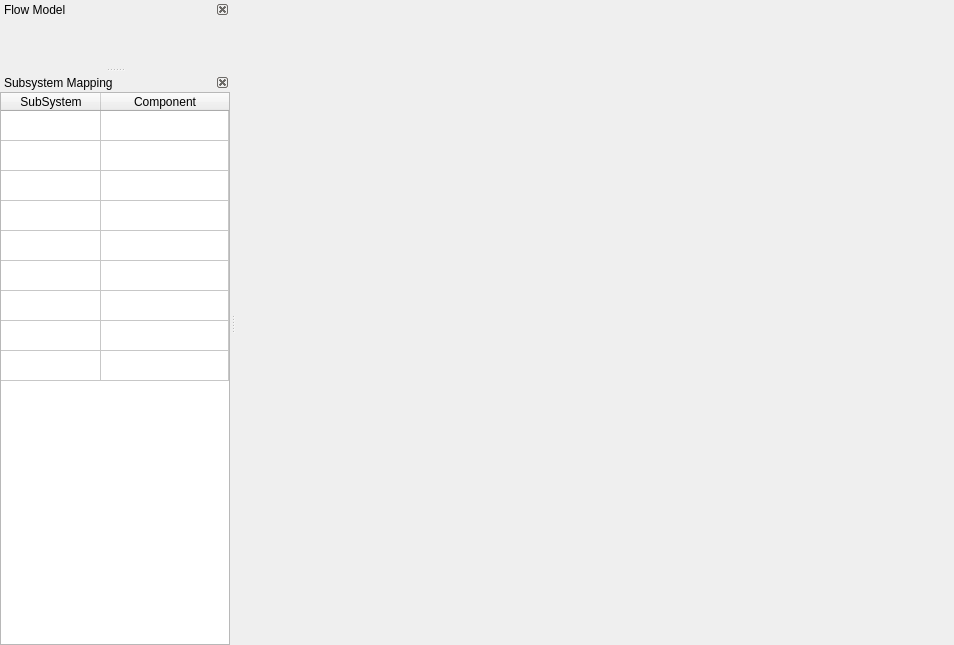
<?xml version="1.0" encoding="UTF-8"?>
<ui version="4.0">
 <class>Model_MainView</class>
 <widget class="QMainWindow" name="Model_MainView">
  <property name="geometry">
   <rect>
    <x>0</x>
    <y>0</y>
    <width>954</width>
    <height>645</height>
   </rect>
  </property>
  <property name="windowTitle">
   <string>Model</string>
  </property>
  <widget class="QWidget" name="centralWidget">
   <layout class="QGridLayout" name="gridLayout">
    <property name="leftMargin">
     <number>0</number>
    </property>
    <property name="topMargin">
     <number>0</number>
    </property>
    <property name="rightMargin">
     <number>0</number>
    </property>
    <property name="bottomMargin">
     <number>0</number>
    </property>
    <item row="0" column="0">
     <layout class="QHBoxLayout" name="hLayoutCentralView">
      <property name="spacing">
       <number>0</number>
      </property>
     </layout>
    </item>
   </layout>
  </widget>
  <widget class="QDockWidget" name="dockWidgetFlowModel">
   <property name="sizePolicy">
    <sizepolicy hsizetype="Preferred" vsizetype="Preferred">
     <horstretch>0</horstretch>
     <verstretch>0</verstretch>
    </sizepolicy>
   </property>
   <property name="minimumSize">
    <size>
     <width>58</width>
     <height>38</height>
    </size>
   </property>
   <property name="styleSheet">
    <string notr="true"/>
   </property>
   <property name="features">
    <set>QDockWidget::DockWidgetClosable|QDockWidget::DockWidgetMovable</set>
   </property>
   <property name="allowedAreas">
    <set>Qt::LeftDockWidgetArea</set>
   </property>
   <property name="windowTitle">
    <string>Flow Model</string>
   </property>
   <attribute name="dockWidgetArea">
    <number>1</number>
   </attribute>
   <widget class="FlowModelsView" name="widgetFlowModels">
    <layout class="QVBoxLayout" name="verticalLayout_2">
     <property name="spacing">
      <number>0</number>
     </property>
     <property name="leftMargin">
      <number>0</number>
     </property>
     <property name="topMargin">
      <number>0</number>
     </property>
     <property name="rightMargin">
      <number>0</number>
     </property>
     <property name="bottomMargin">
      <number>0</number>
     </property>
    </layout>
   </widget>
  </widget>
  <widget class="QDockWidget" name="dockWidgetSubSystemMapping">
   <property name="sizePolicy">
    <sizepolicy hsizetype="Preferred" vsizetype="Preferred">
     <horstretch>0</horstretch>
     <verstretch>0</verstretch>
    </sizepolicy>
   </property>
   <property name="minimumSize">
    <size>
     <width>59</width>
     <height>81</height>
    </size>
   </property>
   <property name="styleSheet">
    <string notr="true"/>
   </property>
   <property name="features">
    <set>QDockWidget::DockWidgetClosable|QDockWidget::DockWidgetMovable</set>
   </property>
   <property name="allowedAreas">
    <set>Qt::LeftDockWidgetArea</set>
   </property>
   <property name="windowTitle">
    <string>Subsystem Mapping</string>
   </property>
   <attribute name="dockWidgetArea">
    <number>1</number>
   </attribute>
   <widget class="QWidget" name="widgetContentsSubSystemMapping">
    <layout class="QVBoxLayout" name="verticalLayout">
     <property name="leftMargin">
      <number>0</number>
     </property>
     <property name="topMargin">
      <number>0</number>
     </property>
     <property name="rightMargin">
      <number>0</number>
     </property>
     <property name="bottomMargin">
      <number>0</number>
     </property>
     <item>
      <widget class="QTableWidget" name="tableWidgetSubsystemMapping">
       <property name="sizePolicy">
        <sizepolicy hsizetype="Preferred" vsizetype="Expanding">
         <horstretch>0</horstretch>
         <verstretch>0</verstretch>
        </sizepolicy>
       </property>
       <property name="sizeAdjustPolicy">
        <enum>QAbstractScrollArea::AdjustToContentsOnFirstShow</enum>
       </property>
       <property name="rowCount">
        <number>9</number>
       </property>
       <property name="columnCount">
        <number>2</number>
       </property>
       <attribute name="horizontalHeaderCascadingSectionResizes">
        <bool>false</bool>
       </attribute>
       <attribute name="horizontalHeaderStretchLastSection">
        <bool>true</bool>
       </attribute>
       <attribute name="verticalHeaderVisible">
        <bool>false</bool>
       </attribute>
       <attribute name="verticalHeaderHighlightSections">
        <bool>false</bool>
       </attribute>
       <row/>
       <row/>
       <row/>
       <row/>
       <row/>
       <row/>
       <row/>
       <row/>
       <row/>
       <column>
        <property name="text">
         <string>SubSystem</string>
        </property>
       </column>
       <column>
        <property name="text">
         <string>Component</string>
        </property>
       </column>
      </widget>
     </item>
    </layout>
   </widget>
  </widget>
 </widget>
 <layoutdefault spacing="6" margin="11"/>
 <customwidgets>
  <customwidget>
   <class>FlowModelsView</class>
   <extends>QWidget</extends>
   <header>FlowModelsView.h</header>
   <container>1</container>
  </customwidget>
 </customwidgets>
 <resources>
  <include location="AppMainWindow.qrc"/>
 </resources>
 <connections/>
</ui>
